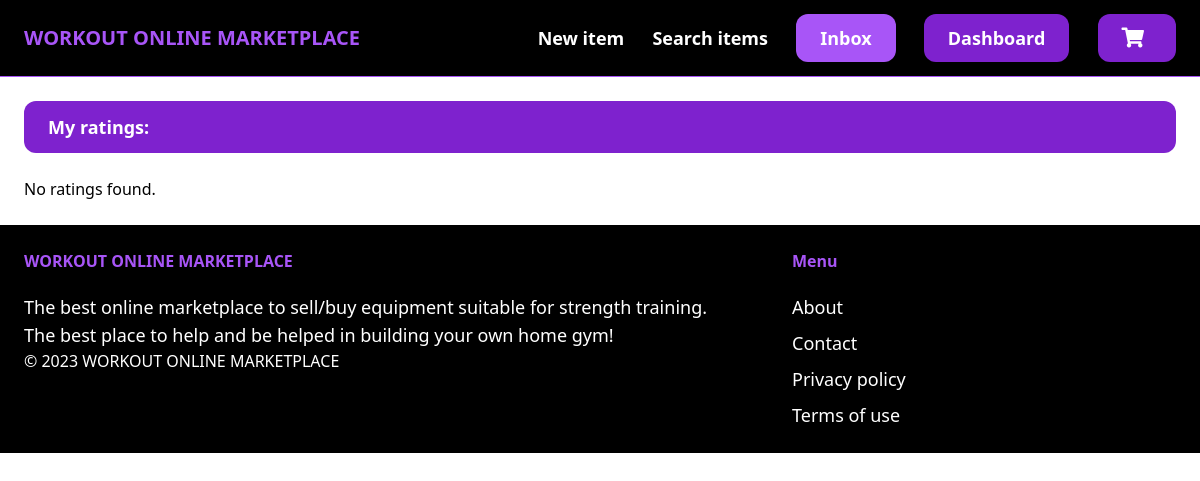
/ratingsANDreviews/user/ratings/ (signed in), run on an earlier commit of the app's database.
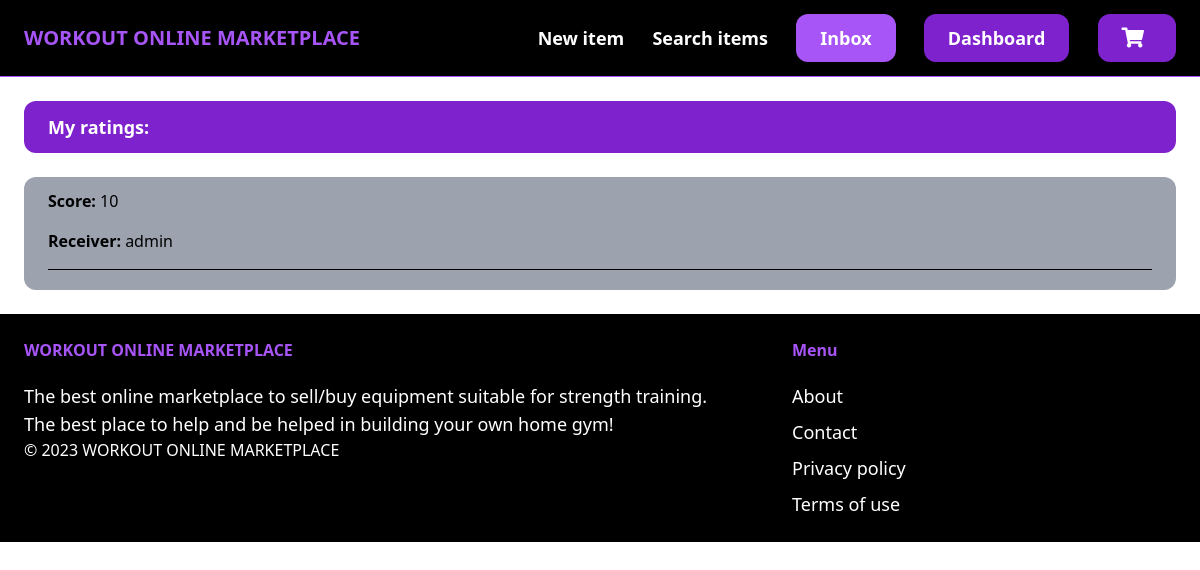
And on a later commit of the database.
### ratingsANDreviews/models.py (models this page shows)
class Rating(models.Model):
    author = models.ForeignKey(User, on_delete=models.CASCADE, related_name='sentRatings')
    receiverId = models.ForeignKey(User, on_delete=models.CASCADE, related_name='receiverRatings')
    score = models.PositiveIntegerField()
    data = models.DateTimeField(auto_now_add=True)

### ratingsANDreviews/views.py (the view)
# urls.py: path('user/ratings/', views.userRatings, name='userRatings'),
@login_required
def userRatings(request):
    ratings = Rating.objects.filter(author=request.user)
    return render(request, 'ratingsANDreviews/userRatings.html', {'ratings': ratings})

### ratingsANDreviews/templates/ratingsANDreviews/userRatings.html (shortened to what this page needs)
{% extends 'core/base.html' %}
{% block content %}
<h1 class="px-6 py-3 mb-6 text-lg font-semibold bg-purple-700 text-white rounded-xl hover:bg-purple-900">My ratings:</h1>
{% if ratings %}
  <ul class="px-6 py-3 bg-gray-400 rounded-xl">
    {% for rating in ratings %}
      <li>
        <div class="mb-4">
          <span class="font-semibold">Score:</span> {{ rating.score }}
        </div>
        <div class="mb-4">
          <span class="font-semibold">Receiver:</span> {{ rating.receiverId.username }}
        </div>
        <hr class="border-black mb-2">
      </li>
    {% endfor %}
  </ul>
{% else %}
  <p>No ratings found.</p>
{% endif %}
{% endblock %}

What changed in the data, as far as the page shows it:
added Rating: score "10", receiverId.username "admin"
Also different on the page:
text no longer shown: "No ratings found."
